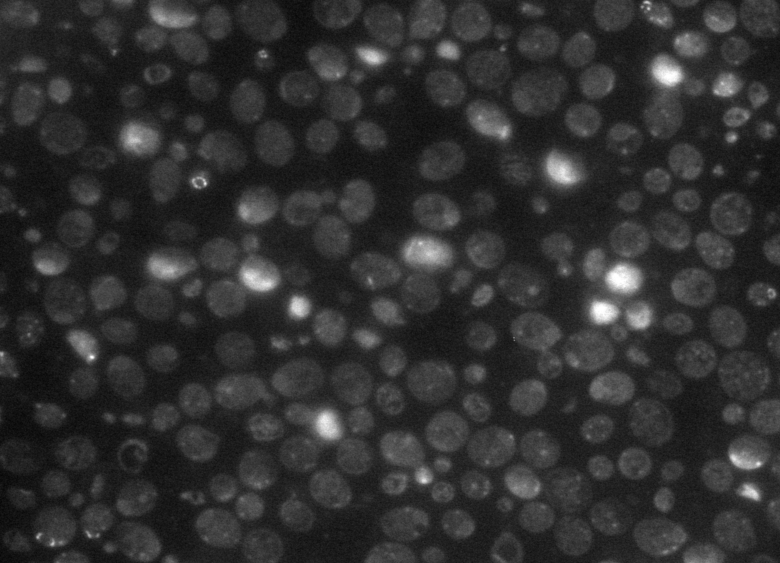
#> input picture elastix_tutorial/example_data/fluo_ch0.tif, 780 x 563 px
$ jupyter execute --allow-errors 01_first_registration.ipynb   (shell and % lines are left out)
#> lines starting #> are read from the running program, lines starting #| are printed output that depends on the picture
# 1. Using itk-elastix: A first registration

In this notebook we'll learn the basics of how to register and transform images using `itk-elastix`.

As example data, we'll use two channels of a fluorescent image.

Also check the [elastix manual](https://github.com/SuperElastix/elastix/releases/download/5.1.0/elastix-5.1.0-manual.pdf).

[cell 1]
import numpy as np
import pandas as pd
import matplotlib.pyplot as plt

## Loading the data

[cell 2]
from skimage import io

im1 = io.imread("../example_data/fluo_ch0.tif")
#> im1 is the input picture: shape (563, 780); min 6, max 255, mean 48
im2 = io.imread("../example_data/fluo_ch1.tif")
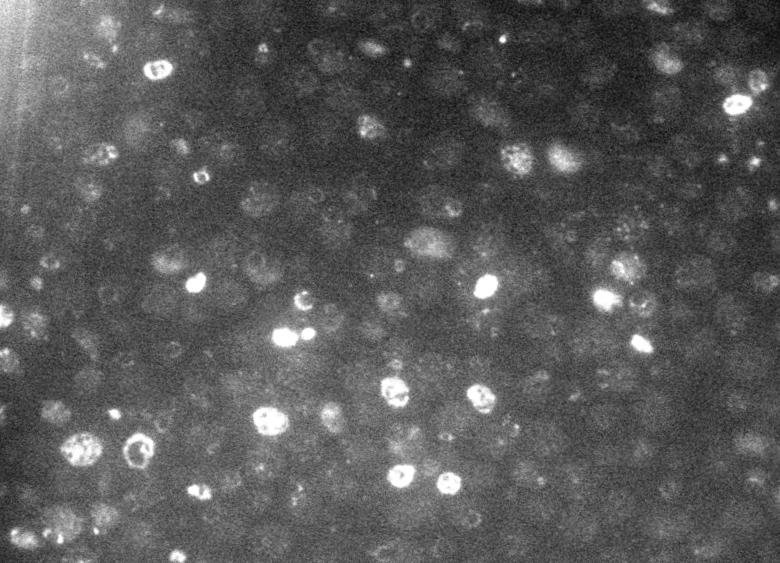
#> input picture elastix_tutorial/example_data/fluo_ch1.tif, 780 x 563 px
#> im2 is the input picture: shape (563, 780); min 10, max 255, mean 88.4

# show the images next to each other
fig, ax = plt.subplots(1, 2, figsize=(10, 5))

ax[0].imshow(im1, cmap='gray')
ax[0].set_title('Fluo channel 0')
ax[0].axis('off')
ax[1].imshow(im2, cmap='gray')
ax[1].set_title('Fluo channel 1')
ax[1].axis('off')

plt.show()
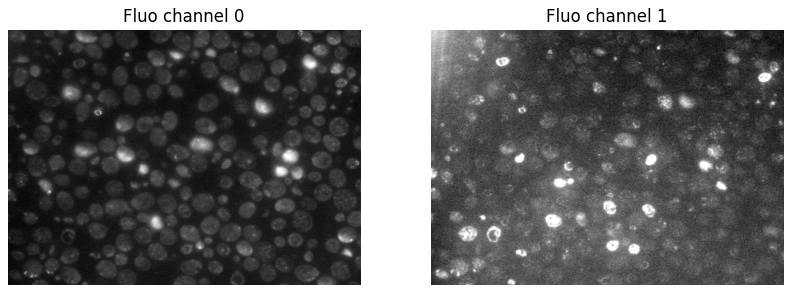
#> figure drawn by matplotlib, 2 panels
